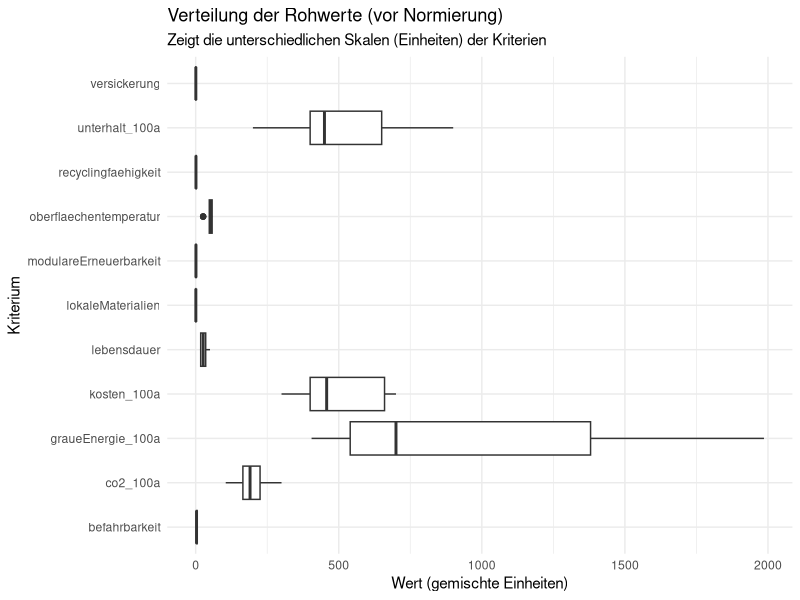
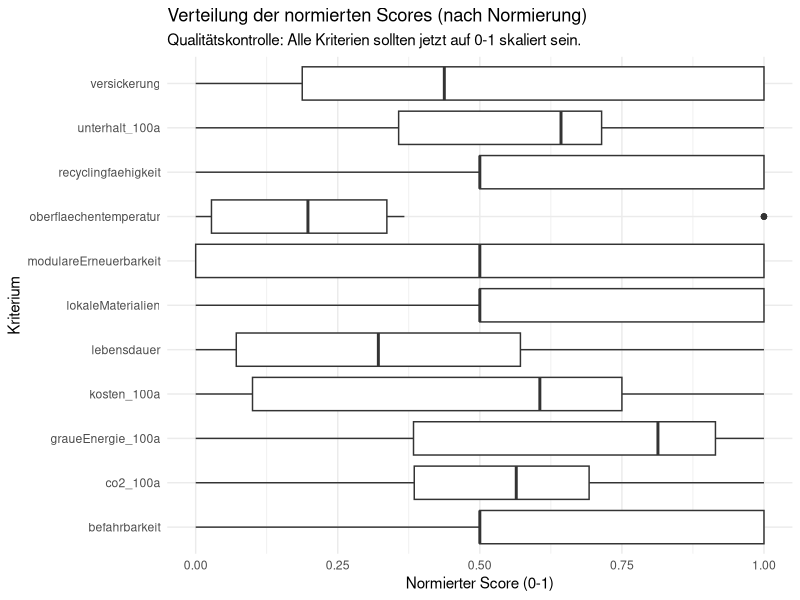
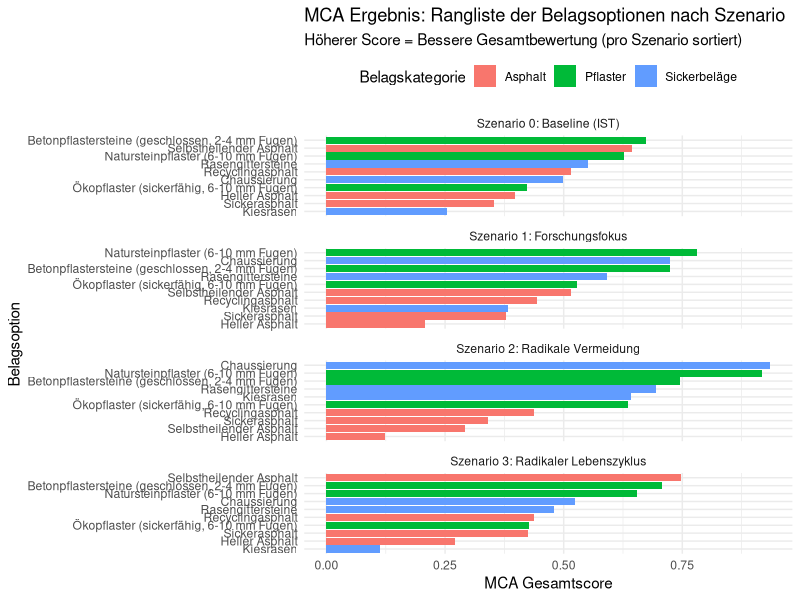
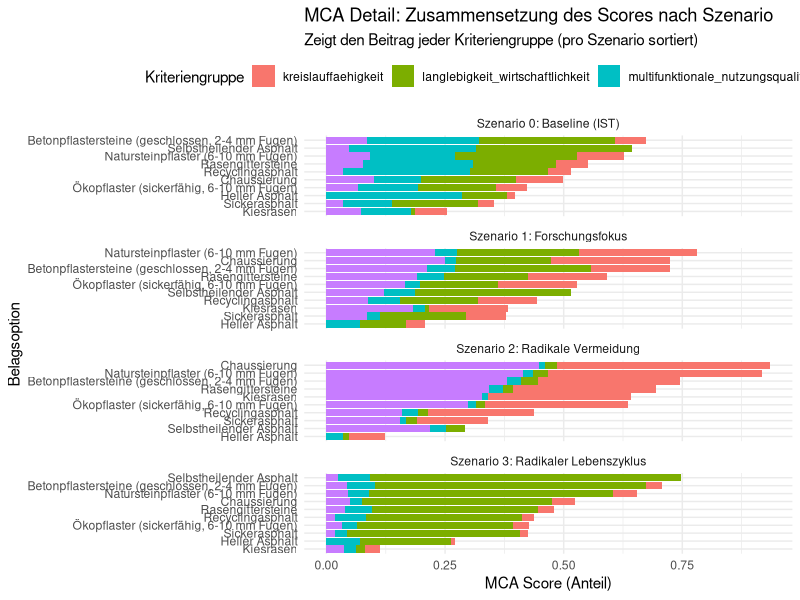
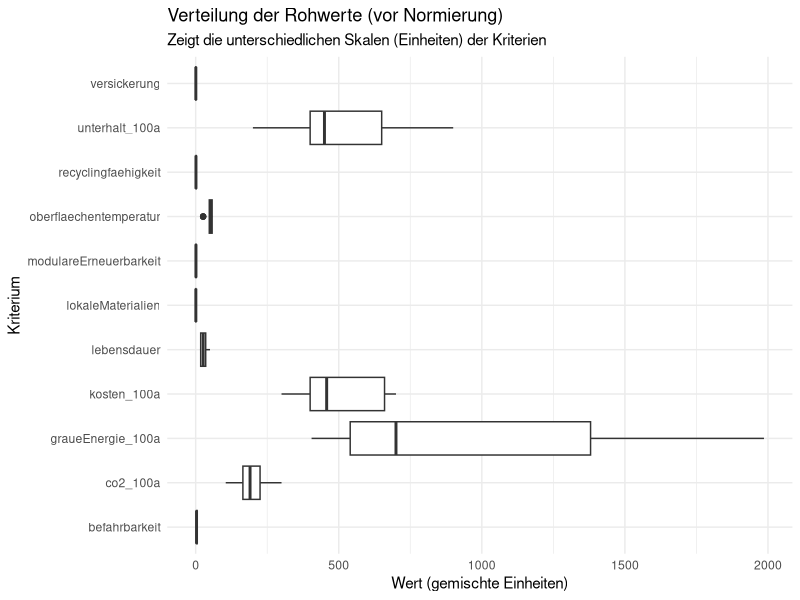
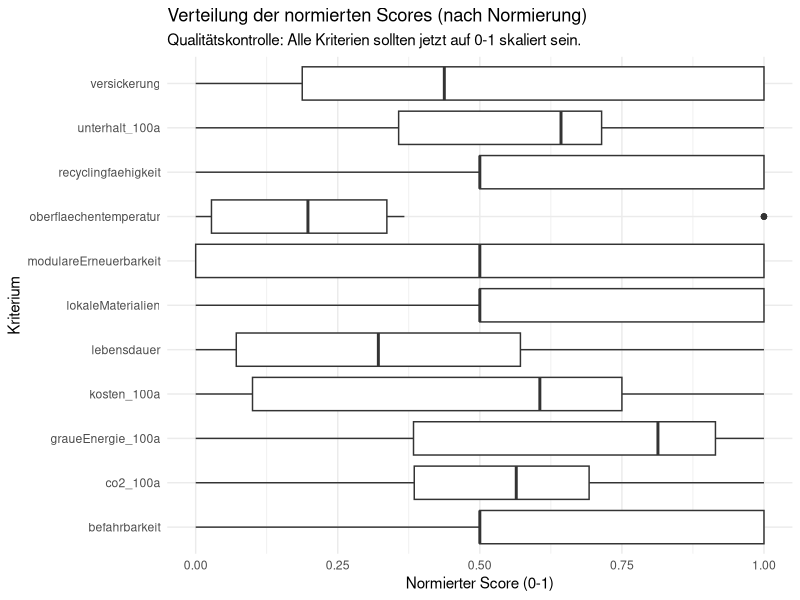
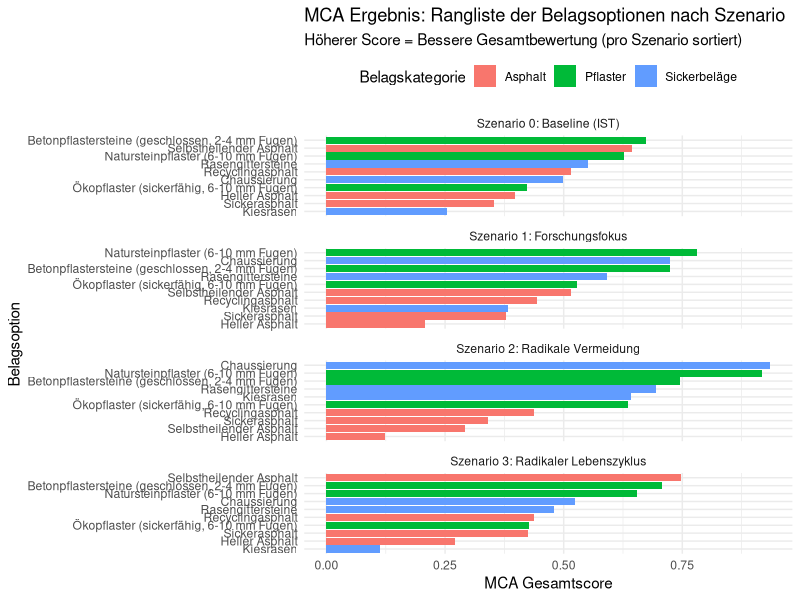
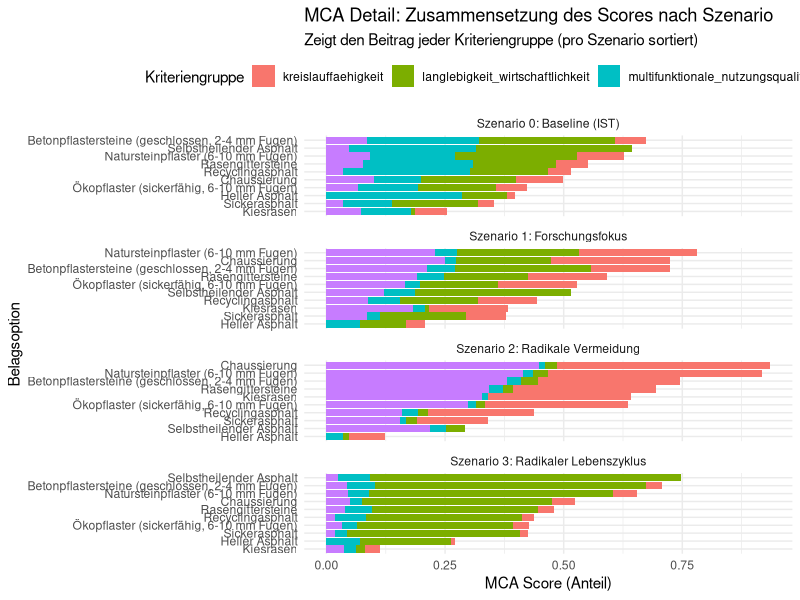

Generate these figures, in order, with R: (Note: this script raises an error after producing the figures.)
## ---- chunk 1

library(tidyverse)
library(readr)
library(ggplot2)
library(forcats)
library(tidytext)

## ---- chunk 2

## 1. Daten Importieren

# Liest die Rohdaten für die Beläge ein
df_belaege_raw <- read_delim(
  "01_data_input/Belaege_tidy.csv",
  delim = ";"
)

# Liest die Gewichtungen für alle vier Szenarien ein
weights_s0_raw <- read_delim(
  "01_data_input/Belaege_Gewichtung_Szenario0.csv",
  delim = ";"
)
weights_s1_raw <- read_delim(
  "01_data_input/Belaege_Gewichtung_Szenario1.csv",
  delim = ";"
)
weights_s2_raw <- read_delim(
  "01_data_input/Belaege_Gewichtung_Szenario2.csv",
  delim = ";"
)
weights_s3_raw <- read_delim(
  "01_data_input/Belaege_Gewichtung_Szenario3.csv",
  delim = ";"
)
## ---- chunk 3

# A. Bereinigung der Rohdaten (Belaege_normiert.csv)
df_belaege <- df_belaege_raw %>%
  select(belagskategorie, option, everything()) 

# B. Bereinigung der Gewichtungen (ALLE SZENARIEN)
# Wir fügen den Roh-Dateien die Szenario-Namen hinzu
df_weights_s0 <- weights_s0_raw %>%
  mutate(szenario = "Szenario 0: Baseline (IST)")
df_weights_s1 <- weights_s1_raw %>%
  mutate(szenario = "Szenario 1: Forschungsfokus")
df_weights_s2 <- weights_s2_raw %>%
  mutate(szenario = "Szenario 2: Radikale Vermeidung")
df_weights_s3 <- weights_s3_raw %>%
  mutate(szenario = "Szenario 3: Radikaler Lebenszyklus")

# Jetzt binden wir sie zu einer finalen Gewichtungs-Tabelle zusammen
df_weights <- bind_rows(df_weights_s0, df_weights_s1, df_weights_s2, df_weights_s3) %>%

# Berechne das Gesamtgewicht (gewicht) aus den Rohspalten,
mutate(
  gewicht = group_weight * within_group_weight
) %>%
 
# umbenennen für den Join
rename(
  bewertungskategorie = criterion_id
) %>%
  
# Auswählen der Spalten, die der Rest des Skripts braucht
select(szenario, bewertungskategorie, gewicht, group_id)

print(df_weights, n = 48)

## ---- chunk 4
# 3.1 Wide-to-Long: Transformation der Rohdaten
# Ziel: Die Kriterien-Spalten (z.B. lebensdauer, kosten) in Zeilen umwandeln,
# damit sie mit der Gewichtungstabelle verknüpft werden kann.

df_belaege_long <- df_belaege %>%
  pivot_longer(
    # Nimm alle Spalten von 'lebensdauer' bis 'modulareErneuerbarkeit'
    # und die vier '_100a'-Spalten.
    cols = c(lebensdauer:modulareErneuerbarkeit, 
             kosten_100a, unterhalt_100a, co2_100a, graueEnergie_100a), 
    # ---------------------------
    names_to = "bewertungskategorie", 
    values_to = "wert"
  )

# 3.2 JOIN: Verknüpfung der Long-Tabelle mit der Gewichtungstabelle
# Ziel: Jede Kriteriums-Zeile (z.B. "lebensdauer") mit ihrem 
# entsprechenden Gewicht (z.B. 0.1) anreichern.

df_belaege_joined <- df_belaege_long %>%
  # Verknüpft die 'df_belaege_long' (linke Tabelle) mit 'df_weights' (rechte Tabelle).
  # Die Verknüpfung ("der Schlüssel") ist die Spalte "bewertungskategorie",
  # die jetzt in beiden Tabellen identisch heisst.
  left_join(df_weights, by = "bewertungskategorie",# Diese Zeile sagt R, dass wir den Many-to-Many-Join erwarten
            relationship = "many-to-many" 
  )


## ---- chunk 5

# Boxplot der Rohwerte
plot_rohwerte <- ggplot(df_belaege_joined, aes(x = bewertungskategorie, y = wert)) +
  geom_boxplot() +
  # coord_flip() dreht die Achsen, damit die Namen lesbar sind
  coord_flip() +
  labs(
    title = "Verteilung der Rohwerte (vor Normierung)",
    subtitle = "Zeigt die unterschiedlichen Skalen (Einheiten) der Kriterien",
    x = "Kriterium",
    y = "Wert (gemischte Einheiten)"
  ) +
  theme_minimal()

print(plot_rohwerte)
ggsave("02_export/plots/check_01_rohwerte_verteilung.png", plot = plot_rohwerte, width = 10, height = 7)

## ---- chunk 6

# 5.1 Definieren, welche Kriterien 'schlechter' sind, wenn sie 'höher' sind

kriterien_lower_is_better <- c(
  "kosten_100a", 
  "unterhalt_100a", 
  "co2_100a", 
  "graueEnergie_100a",
  "oberflaechentemperatur" 
)

# 5.2 Min-Max-Skalierung (Normierung)
# Aufgeteilt in zwei Schritte für die Überprüfung

# Schritt 5.2a: Min/Max-Werte berechnen und in einer Zwischentabelle speichern
df_belaege_with_minmax <- df_belaege_joined %>%
  filter(!is.na(wert)) %>% # NAs im Wert ignorieren
  filter(!is.na(gewicht)) %>% # NAs im Gewicht ignorieren (wichtig!)
  group_by(bewertungskategorie) %>%
  # 1. Min und Max für jedes Kriterium finden
  mutate(
    min_wert = min(wert, na.rm = TRUE),
    max_wert = max(wert, na.rm = TRUE)
  ) %>%
  ungroup()

# Überprüfung der Min/Max-Werte: Erstellt eine kleine, saubere Tabelle, die nur die Min/Max-Werte zeigt
df_min_max_summary <- df_belaege_with_minmax %>%
  select(bewertungskategorie, min_wert, max_wert) %>%
  distinct() # Zeigt jede Kategorie nur einmal an

print("--- Min/Max-Werte pro Kriterium (für Normierung) ---")
print(df_min_max_summary)
# --------------------------------------------------------


# Schritt 5.2b: Skalierung auf 0-1 berechnen
# Wir nehmen die Tabelle aus 5.2a und rechnen weiter
df_belaege_normalized <- df_belaege_with_minmax %>%
  # 2. Skalieren auf 0-1
  mutate(
    # Sonderfall: Wenn Min und Max gleich sind (nur ein Wert), setze Score auf 1
    score_normiert = case_when(
      (max_wert - min_wert) == 0 ~ 1,
      
      # Normale Skalierung (higher is better), ! bedeutet NICHT in kriterien_lower_is_better Liste enthalten
      !(bewertungskategorie %in% kriterien_lower_is_better) ~ (wert - min_wert) / (max_wert - min_wert),
      
      # Invertierte Skalierung (lower is better)
      bewertungskategorie %in% kriterien_lower_is_better ~ 1 - ((wert - min_wert) / (max_wert - min_wert))
    )
  )

## ---- chunk 7
# Boxplot der normierten Scores
plot_normiert <- ggplot(df_belaege_normalized, aes(x = bewertungskategorie, y = score_normiert)) +
  geom_boxplot() +
  coord_flip() +
  # Setzt die Y-Achse fix auf 0 bis 1
  scale_y_continuous(limits = c(0, 1)) +
  labs(
    title = "Verteilung der normierten Scores (nach Normierung)",
    subtitle = "Qualitätskontrolle: Alle Kriterien sollten jetzt auf 0-1 skaliert sein.",
    x = "Kriterium",
    y = "Normierter Score (0-1)"
  ) +
  theme_minimal()

print(plot_normiert)
ggsave("02_export/plots/check_02_normierte_scores.png", plot = plot_normiert, width = 10, height = 7)
## ---- chunk 8

# 7.1 Berechnung des gewichteten Scores
# (Keine Änderung hier, 'gewicht' ist jetzt pro Szenario unterschiedlich)
df_mca_calculated <- df_belaege_normalized %>%
  mutate(
    MCA_score_kriterium = score_normiert * gewicht
  )

# 7.2 Aggregation 
# Wir gruppieren jetzt AUCH nach 'szenario'
df_mca_total <- df_mca_calculated %>%
  group_by(szenario, belagskategorie, option) %>% # <-- 'szenario' hinzugefügt
  summarise(
    MCA_gesamtscore = sum(MCA_score_kriterium, na.rm = TRUE)
  ) %>%
  ungroup() %>%
  # Wir sortieren erst nach Szenario, dann nach Score
  arrange(szenario, desc(MCA_gesamtscore)) 

# Anzeigen der Ergebnisse (jetzt 40 Zeilen, 10 pro Szenario)
print("--- MCA Gesamtergebnis (sortiert) ---")
print(df_mca_total, n = 40) # n=40, um alle Ergebnisse zu sehen

## ---- chunk 9

#| label: fig-mca-plots-vertical
#| fig.width: 10   # Weniger Breite nötig, da Plots untereinander
#| fig.height: 25  # MEHR Höhe nötig, da 4 Plots übereinander
#| out.width: "95%" # Etwas kleiner als 95%, um Ränder zu haben
#| out.height: "auto"
#| dpi: 300 

# Plot 1: Gesamtergebnis (Ranking)
plot_mca_total <- ggplot(df_mca_total, 
       aes(x = MCA_gesamtscore, 
           y = tidytext::reorder_within(option, MCA_gesamtscore, szenario),
           fill = belagskategorie)) +
  geom_col() +
  tidytext::scale_y_reordered() +
  
  # --- ÄNDERUNG HIER: ncol = 1 ---
  # Erzwingt die Anordnung in EINER Spalte (untereinander)
  facet_wrap(~ szenario, scales = "free_y", ncol = 1) + 
  # -----------------------------
  
  labs(
    title = "MCA Ergebnis: Rangliste der Belagsoptionen nach Szenario",
    subtitle = "Höherer Score = Bessere Gesamtbewertung (pro Szenario sortiert)",
    x = "MCA Gesamtscore",
    y = "Belagsoption",
    fill = "Belagskategorie"
  ) +
  theme_minimal() +
  theme(legend.position = "top")

print(plot_mca_total)
# --- ANGEPASSTE DIMENSIONEN (für vertikalen Plot) ---
ggsave("02_export/plots/mca_gesamtergebnis_alle_szenarien_vertical.png", 
       plot = plot_mca_total, width = 8, height = 15) # Höhe anpassen!
# ----------------------------------------------------

# Plot 2: Detail-Zusammensetzung (Gestapeltes Diagramm)
# 1. Daten vorbereiten (keine Änderung)
df_mca_groups <- df_mca_calculated %>%
  group_by(szenario, belagskategorie, option, group_id) %>% 
  summarise(gruppen_score = sum(MCA_score_kriterium, na.rm = TRUE)) %>%
  ungroup() %>%
  left_join(df_mca_total, by = c("szenario", "belagskategorie", "option"))

# 2. Gestapeltes Diagramm plotten
plot_mca_stacked <- ggplot(df_mca_groups, 
       aes(x = gruppen_score, 
           y = tidytext::reorder_within(option, MCA_gesamtscore, szenario), 
           fill = group_id)) +
  geom_col(position = "stack") +
  tidytext::scale_y_reordered() +
  
  # --- ÄNDERUNG HIER: ncol = 1 ---
  facet_wrap(~ szenario, scales = "free_y", ncol = 1) +
  # -----------------------------
  
  labs(
    title = "MCA Detail: Zusammensetzung des Scores nach Szenario",
    subtitle = "Zeigt den Beitrag jeder Kriteriengruppe (pro Szenario sortiert)",
    x = "MCA Score (Anteil)",
    y = "Belagsoption",
    fill = "Kriteriengruppe"
  ) +
  theme_minimal() +
  theme(legend.position = "top")

print(plot_mca_stacked)
# --- ANGEPASSTE DIMENSIONEN (für vertikalen Plot) ---
ggsave("02_export/plots/mca_detail_gruppen_alle_szenarien_vertical.png", 
       plot = plot_mca_stacked, width = 9, height = 15) # Höhe anpassen!
# ----------------------------------------------------

## ---- chunk 10

# 1. Speichern der finalen MCA-Rangliste (alle 30 Zeilen)
write_csv2(
  df_mca_total,
  file = "02_export/tables/mca_rangliste_alle_szenarien.csv"
)

# 2. Speichern der kompletten Berechnungs-Details (alle 360+ Zeilen)
write_csv2(
  df_mca_calculated,
  file = "02_export/tables/mca_details_berechnung_alle_szenarien.csv"
)
